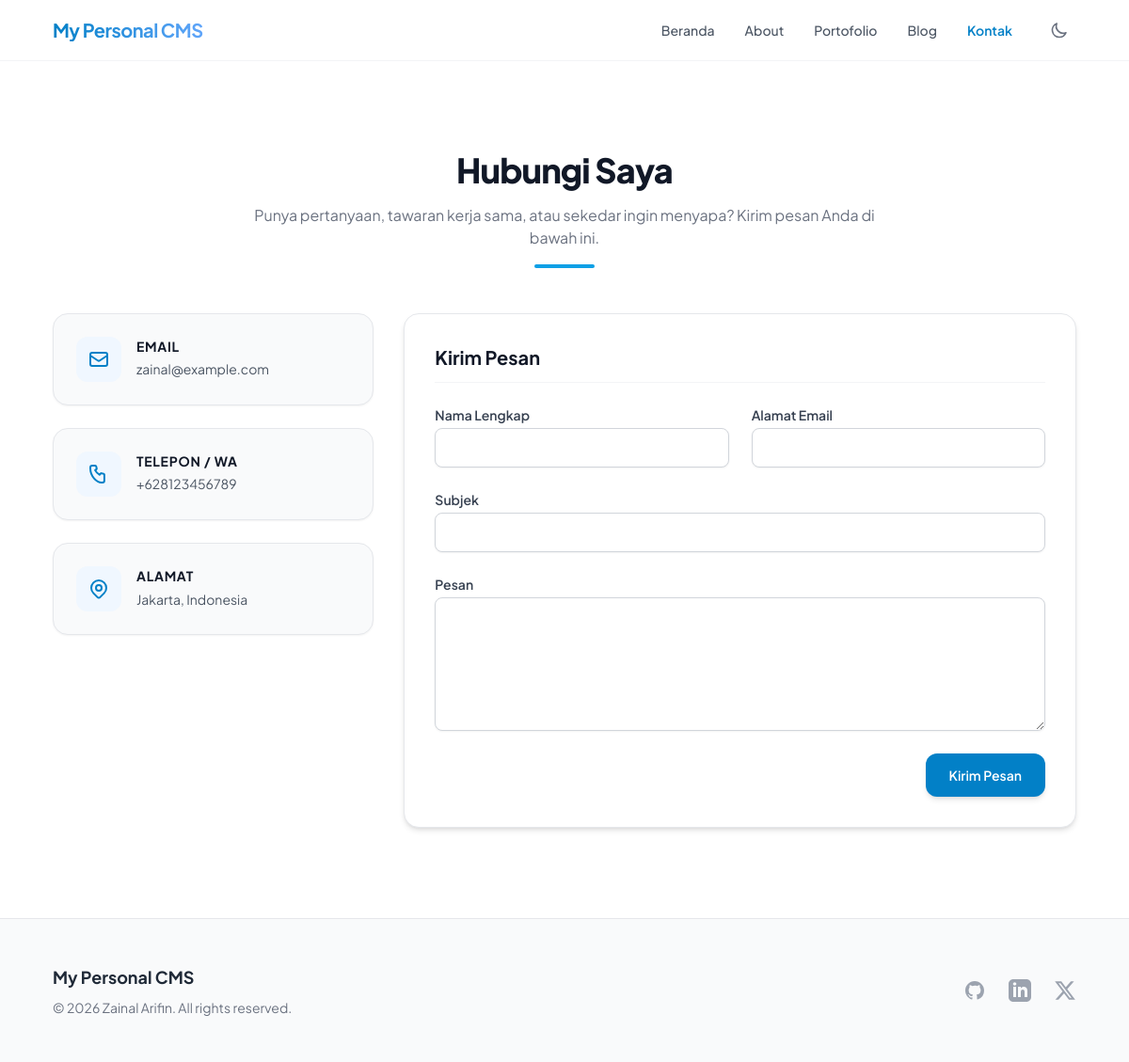
The page /contact.php on the database its author committed.
### tables this page shows
CREATE TABLE IF NOT EXISTS settings (
    id INT AUTO_INCREMENT PRIMARY KEY,
    setting_key VARCHAR(100) NOT NULL UNIQUE,
    setting_value TEXT NULL
);

### includes/functions.php (called while the page is built, shortened)
<?php
require_once __DIR__ . '/config.php';
function sanitize($data) {
    return htmlspecialchars(trim($data), ENT_QUOTES, 'UTF-8');
}
function get_setting($key, $default = '') {
    global $pdo;
    try {
        $stmt = $pdo->prepare("SELECT setting_value FROM settings WHERE setting_key = ?");
        $stmt->execute([$key]);
        $row = $stmt->fetch();
        return $row ? $row['setting_value'] : $default;
    } catch (PDOException $e) {
        return $default;
    }
}

### contact.php (the view, shortened to what this page needs)
<?php
require_once __DIR__ . '/includes/header.php';
$contactEmail = get_setting('contact_email');
$contactPhone = get_setting('contact_phone');
$contactAddress = get_setting('contact_address');
?>
<div class="max-w-6xl mx-auto px-4 sm:px-6 lg:px-8 py-16 md:py-24 space-y-12">
    <div class="text-center space-y-4 max-w-2xl mx-auto">
        <h1 class="text-3xl sm:text-4xl font-extrabold tracking-tight text-gray-900 dark:text-white">Hubungi Saya</h1>
        <p class="text-gray-500 dark:text-gray-400 text-sm sm:text-base leading-relaxed">Punya pertanyaan, tawaran kerja sama, atau sekedar ingin menyapa? Kirim pesan Anda di bawah ini.</p>
        <div class="w-16 h-1 bg-brand-500 mx-auto rounded-full"></div>
    </div>
    <div class="grid grid-cols-1 lg:grid-cols-3 gap-8 items-start">
        <div class="space-y-6">
            <?php if (!empty($contactEmail)): ?>
                <div class="bg-gray-50 dark:bg-gray-900 border border-gray-150 dark:border-gray-800 rounded-2xl p-6 shadow-sm flex items-start space-x-4">
                    <div class="p-3 bg-brand-50 dark:bg-brand-900/30 text-brand-600 dark:text-brand-400 rounded-xl">
                        <svg class="w-6 h-6" fill="none" stroke="currentColor" viewBox="0 0 24 24"><path stroke-linecap="round" stroke-linejoin="round" stroke-width="2" d="M3 8l7.89 5.26a2 2 0 002.22 0L21 8M5 19h14a2 2 0 002-2V7a2 2 0 00-2-2H5a2 2 0 00-2 2v10a2 2 0 002 2z"/></svg>
                    </div>
                    <div class="space-y-1">
                        <h3 class="text-sm font-bold text-gray-900 dark:text-white uppercase tracking-wider">Email</h3>
                        <p class="text-sm text-gray-600 dark:text-gray-400 break-all"><?= sanitize($contactEmail) ?></p>
                    </div>
                </div>
            <?php endif; ?>
            <?php if (!empty($contactPhone)): ?>
                <div class="bg-gray-50 dark:bg-gray-900 border border-gray-150 dark:border-gray-800 rounded-2xl p-6 shadow-sm flex items-start space-x-4">
                    <div class="p-3 bg-brand-50 dark:bg-brand-900/30 text-brand-600 dark:text-brand-400 rounded-xl">
                    </div>
                    <div class="space-y-1">
                        <h3 class="text-sm font-bold text-gray-900 dark:text-white uppercase tracking-wider">Telepon / WA</h3>
                        <p class="text-sm text-gray-600 dark:text-gray-400"><?= sanitize($contactPhone) ?></p>
                    </div>
                </div>
            <?php endif; ?>
            <?php if (!empty($contactAddress)): ?>
                <div class="bg-gray-50 dark:bg-gray-900 border border-gray-150 dark:border-gray-800 rounded-2xl p-6 shadow-sm flex items-start space-x-4">
                    <div class="p-3 bg-brand-50 dark:bg-brand-900/30 text-brand-600 dark:text-brand-400 rounded-xl">
                    </div>
                    <div class="space-y-1">
                        <h3 class="text-sm font-bold text-gray-900 dark:text-white uppercase tracking-wider">Alamat</h3>
                        <p class="text-sm text-gray-600 dark:text-gray-400 leading-relaxed"><?= sanitize($contactAddress) ?></p>
                    </div>
                </div>
            <?php endif; ?>
        </div>
        <div class="lg:col-span-2 bg-white dark:bg-gray-900 border border-gray-150 dark:border-gray-800 shadow-md rounded-2xl p-8 space-y-6">
            <h2 class="text-xl font-bold text-gray-900 dark:text-white pb-3 border-b border-gray-100 dark:border-gray-800">Kirim Pesan</h2>
            <form action="" method="POST" class="space-y-6">
                <div class="grid grid-cols-1 sm:grid-cols-2 gap-6">
                    <div>
                        <label class="block text-sm font-semibold text-gray-700 dark:text-gray-300">Nama Lengkap</label>
                        <input type="text" name="name" value="<?= sanitize($name ?? '') ?>" required class="mt-1 block w-full px-3 py-2.5 border border-gray-300 dark:border-gray-700 rounded-lg shadow-sm focus:outline-none focus:ring-brand-500 focus:border-brand-500 sm:text-sm bg-white dark:bg-gray-800 text-gray-900 dark:text-white">
                    </div>
                    <div>
                        <label class="block text-sm font-semibold text-gray-700 dark:text-gray-300">Alamat Email</label>
                        <input type="email" name="email" value="<?= sanitize($email ?? '') ?>" required class="mt-1 block w-full px-3 py-2.5 border border-gray-300 dark:border-gray-700 rounded-lg shadow-sm focus:outline-none focus:ring-brand-500 focus:border-brand-500 sm:text-sm bg-white dark:bg-gray-800 text-gray-900 dark:text-white">
                    </div>
                </div>
                <div>
                    <label class="block text-sm font-semibold text-gray-700 dark:text-gray-300">Subjek</label>
                    <input type="text" name="subject" value="<?= sanitize($subject ?? '') ?>" required class="mt-1 block w-full px-3 py-2.5 border border-gray-300 dark:border-gray-700 rounded-lg shadow-sm focus:outline-none focus:ring-brand-500 focus:border-brand-500 sm:text-sm bg-white dark:bg-gray-800 text-gray-900 dark:text-white">
                </div>
                <div>
                    <label class="block text-sm font-semibold text-gray-700 dark:text-gray-300">Pesan</label>
                    <textarea name="message" rows="6" required class="mt-1 block w-full px-3 py-2.5 border border-gray-300 dark:border-gray-700 rounded-lg shadow-sm focus:outline-none focus:ring-brand-500 focus:border-brand-500 sm:text-sm bg-white dark:bg-gray-800 text-gray-900 dark:text-white"><?= sanitize($message ?? '') ?></textarea>
                </div>
                <div class="flex justify-end">
                    <button type="submit" class="px-6 py-3 border border-transparent rounded-xl shadow-md text-sm font-semibold text-white bg-brand-600 hover:bg-brand-700 focus:outline-none focus:ring-2 focus:ring-offset-2 focus:ring-brand-500 transform hover:-translate-y-0.5 transition-all duration-150">
                        Kirim Pesan
                    </button>
                </div>
            </form>
        </div>
    </div>
</div>
<?php
require_once __DIR__ . '/includes/footer.php';
?>

### includes/footer.php (shortened to what this page needs)
    </main>
    <footer class="bg-gray-50 dark:bg-gray-950 border-t border-gray-150 dark:border-gray-900 transition-colors duration-200">
        <div class="max-w-6xl mx-auto px-4 sm:px-6 lg:px-8 py-12">
            <div class="flex flex-col md:flex-row justify-between items-center space-y-6 md:space-y-0">
                <div class="text-center md:text-left">
                    <span class="text-lg font-bold text-gray-800 dark:text-white"><?= sanitize(get_setting('site_name', 'Personal CMS')) ?></span>
                    <p class="mt-2 text-sm text-gray-500 dark:text-gray-400">&copy; <?= date('Y') ?> Zainal Arifin. All rights reserved.</p>
                </div>
                <div class="flex space-x-6">
                    <?php
                        $github = get_setting('social_github');
                        $linkedin = get_setting('social_linkedin');
                        $twitter = get_setting('social_twitter');
                    ?>
                    <?php if (!empty($github)): ?>
                        <a href="<?= sanitize($github) ?>" target="_blank" class="text-gray-400 hover:text-brand-600 transition-colors">
                        </a>
                    <?php endif; ?>
                    <?php if (!empty($linkedin)): ?>
                        <a href="<?= sanitize($linkedin) ?>" target="_blank" class="text-gray-400 hover:text-brand-600 transition-colors">
                        </a>
                    <?php endif; ?>
                    <?php if (!empty($twitter)): ?>
                        <a href="<?= sanitize($twitter) ?>" target="_blank" class="text-gray-400 hover:text-brand-600 transition-colors">
                            <svg class="h-6 w-6" fill="currentColor" viewBox="0 0 24 24"><path d="M18.244 2.25h3.308l-7.227 8.26 8.502 11.24H16.17l-5.214-6.817L4.99 21.75H1.68l7.73-8.835L1.254 2.25H8.08l4.713 6.231zm-1.161 17.52h1.833L7.084 4.126H5.117z"/></svg>
                        </a>
                    <?php endif; ?>
                </div>
            </div>
        </div>
    </footer>
</body>
</html>

### includes/header.php (style rules this page uses)
body { font-family: 'Plus Jakarta Sans', sans-serif; }

### rows shown on the page
settings: setting_value "zainal@example.com"
settings: setting_value "+628123456789"
settings: setting_value "Jakarta, Indonesia"
settings: setting_value "My Personal CMS"
